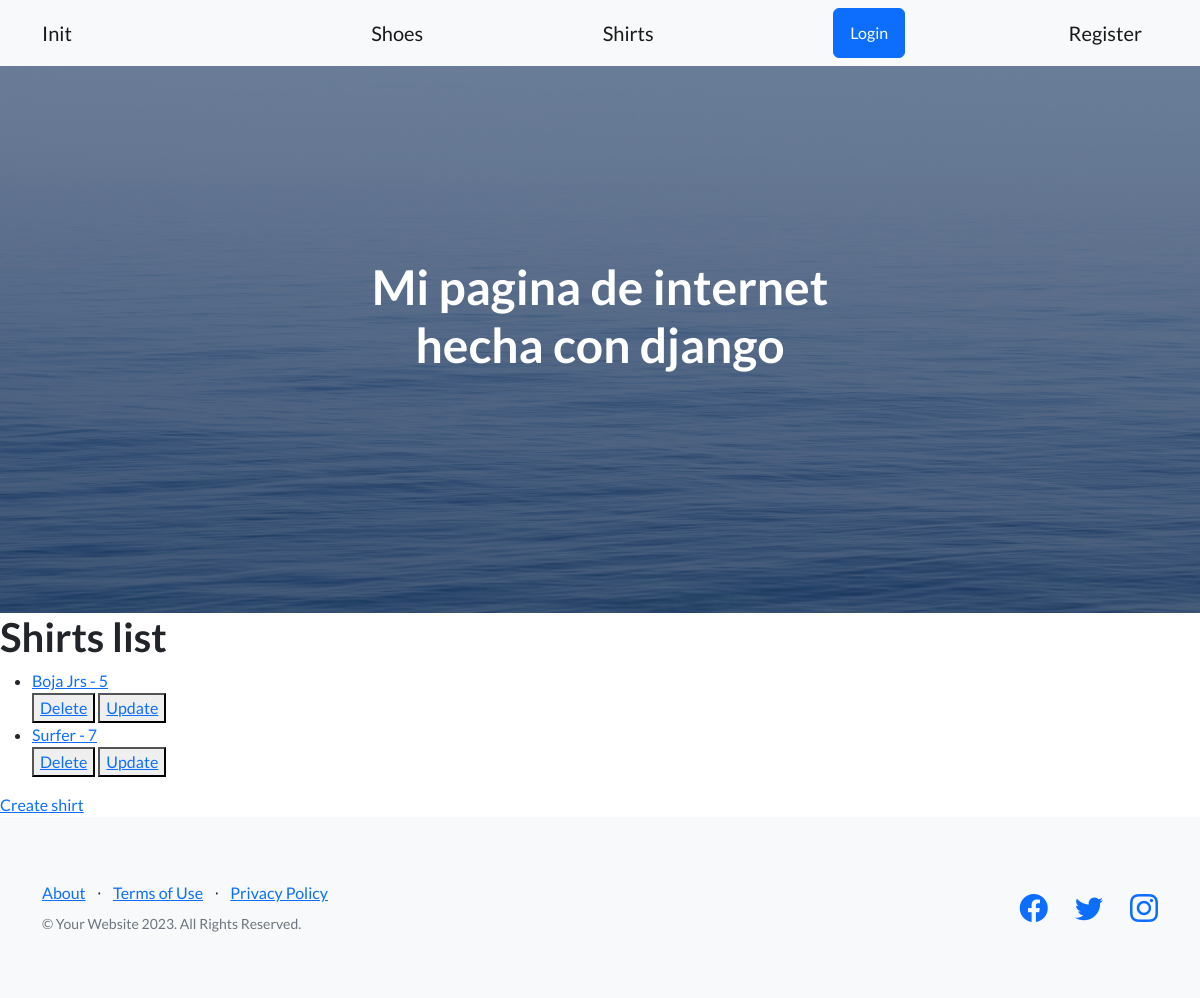
Before: /app-coder/shirts-list with the older database file.
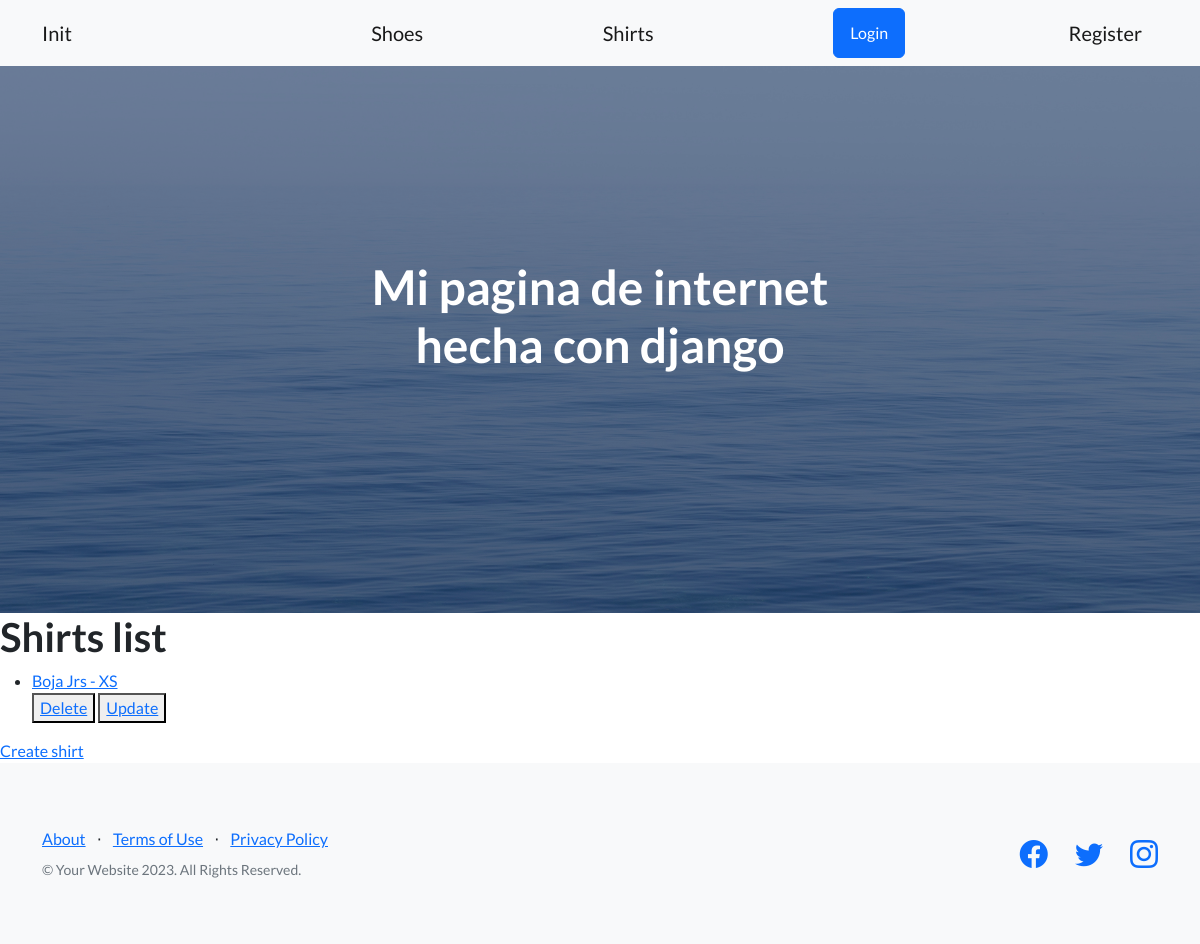
After: the same page with the newer database file.
### AppCoder/models.py (models this page shows)
class Shirt(models.Model):
  SIZES = [
        ('XS', 'Extra Small'),
        ('S', 'Small'),
        ('M', 'Medium'),
        ('L', 'Large'),
        ('X', 'Extra Large'),
        ('XXL', 'Extra Extra Large'),
    ]
  model = models.CharField(max_length=100)
  size = models.CharField(max_length=3, choices=SIZES, default='M')
  price = models.IntegerField()
  image = models.ImageField(upload_to='shirts/', blank=True, null=True)
  def __str__(self):
    return f'{self.model} - {self.size}'
  class Meta():
    ordering = ('model','size')

### AppCoder/views.py (the view)
# urls.py: path('shirts-list', Shirts_List.as_view(), name='Shirts_List'),
class Shirts_List(ListView):
  model = Shirt
  template_name = 'shirts_list.html'
  context_object_name = 'shirts'

### AppCoder/templates/shirts_list.html
{% extends 'main.html' %} {% block changing_content %}
<h1>Shirts list</h1>
<ul>
  {% for shirt in shirts %}
  <li><a href="{% url 'Shirt_Detail' shirt.id %}">{{shirt}}</a></li>
  <div>
    <button>
      <a href="{% url 'Delete_Shirt' shirt.id %}">Delete</a>
    </button>
    <button>
      <a href="{% url 'Update_Shirt' shirt.id %}">Update</a>
    </button>
  </div>
  {% endfor %}
</ul>
<a href="{% url 'Create_Shirt' %}">Create shirt</a>
{% endblock changing_content%}

Changed rows visible on the page:
removed Shirt: model+size "Surfer - 7"
changed Shirt: model+size "Boja Jrs - 5" → "Boja Jrs - XS"
